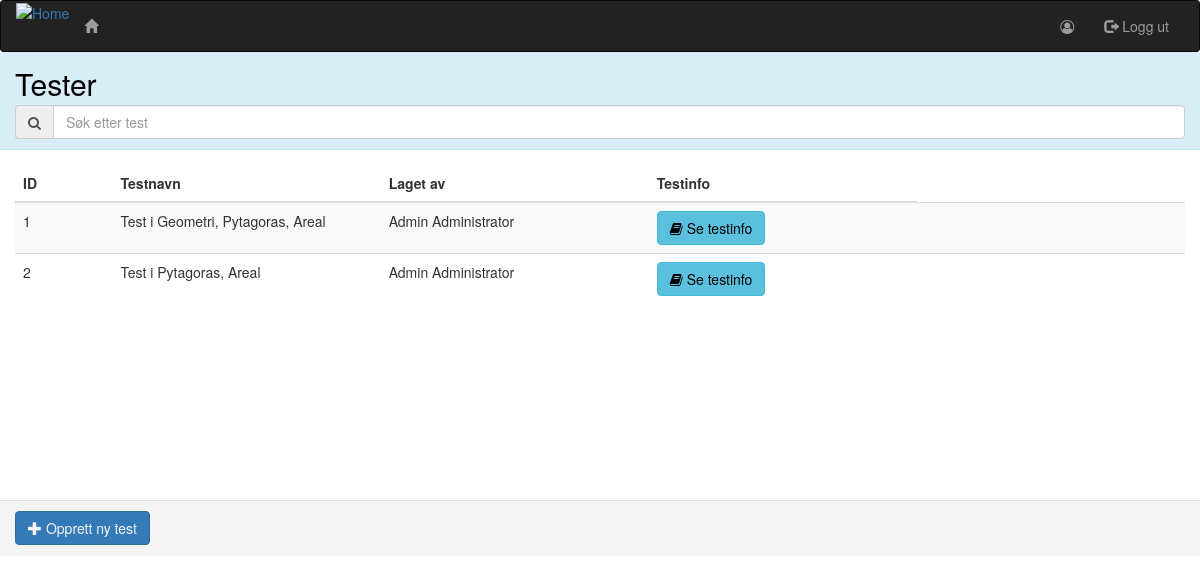
/matistikk/tester/, run on the app's committed database.
### maths/models.py (models this page shows, shortened)
class TaskCollection(models.Model):
    items = models.ManyToManyField(Item)
    test_name = models.CharField(max_length=100, verbose_name='test navn')
    author = models.ForeignKey(Person)

### administration/models.py (models this page shows, shortened)
class Person(AbstractUser):
    grades = models.ManyToManyField(Grade, default="", blank=True, verbose_name="klasse")
    SEX = [
        ("M", "Gutt"),
        ("F", "Jente")
    ]
    ROLE = [
        (1, "Elev"),
        (2, 'Lærer'),
        (3, 'Skoleadministrator'),
        (4, 'Administrator')
    ]
    sex = models.CharField(max_length=1, choices=SEX, verbose_name="kjønn", null=True)
    date_of_birth = models.DateField(max_length=8, verbose_name='Fødselsdato', null=True)
    role = models.IntegerField(choices=ROLE, default=1, verbose_name='brukertype')
    tests = models.ManyToManyField('maths.Test', blank=True, verbose_name='tester')
    class Meta:
        ordering = ['username']

### maths/views.py (the view)
# urls.py: url(r'tester/$', views.TaskCollectionListView.as_view(), name='taskCollectionList'),
class TaskCollectionListView(AdministratorCheck, generic.ListView):
    template_name = 'maths/taskCollection_list.html'
    model = TaskCollection

### maths/templates/maths/taskCollection_list.html (shortened to what this page needs)
{% extends 'matistikk/base.html' %}
{% block body %}
    <div class="panel panel-info">
        <div class="panel-heading">
            <h2>Tester</h2>
            <div class="input-group">
                    <span class="input-group-addon">
                            <i class="fa fa-search"></i>
                        </span>
                <input type="text" class="form-control" id="search"
                       onkeyup="testSearch('testtable')"
                       placeholder="Søk etter test">
            </div>
        </div>
        <div class="panel-body">
            <div class="tab-content">
                <table class="table table-hover table-striped table-responsive" id="testtable">
                    <thead>
                    <tr>
                        <th class="col-sm-1">ID</th>
                        <th>Testnavn</th>
                        <th>Laget av</th>
                        <th>Testinfo</th>
                    </tr>
                    </thead>
                    <tbody>
                    {% for test in object_list %}
                        <tr class="clickable-row"
                            data-href="{% url 'maths:taskCollectionDetail' test.id %}"
                            style="cursor: pointer">
                            <td>{{ test.id }}</td>
                            <td>{{ test.test_name }}</td>
                            <td>{{ test.author.get_full_name }}</td>
                            <td>
                                <button class="btn btn-info"><i class="fa fa-book" aria-hidden="true"></i> Se testinfo
                                </button>
                            </td>
                            <td></td>
                        </tr>
                    {% endfor %}
                    </tbody>
                </table>
            </div>
        </div>
        <div class="panel-footer">
            <a class="btn btn-primary" href="{% url 'maths:taskCollectionCreate' %}"><span
                    class="glyphicon glyphicon-plus"
                    aria-hidden="true"></span> Opprett ny test</a>
        </div>
    </div>
{% endblock %}

### administration/static/administration/style.css (style rules this page uses)
.tab-content { overflow: auto; max-height: 60vh; min-height: 40vh; }
p, h1, h2, h3, h4, h5, h6 { color: black; }
.btn { color: black; }
.btn-primary { color: whitesmoke; }
html, body { height: 100%; margin: 0px; padding: 0px; }
.col-xs-1, .col-sm-1, .col-md-1, .col-sm-1, .col-xs-2, .col-sm-2, .col-md-2, .col-sm-2, .col-xs-3, .col-sm-3, .col-md-3, .col-sm-3, .col-xs-4, .col-sm-4, .col-md-4, .col-sm-4, .col-xs-5, .col-sm-5, .col-md-5, .col-sm-5, .col-xs-6, .col-sm-6, .col-md-6, .col-sm-6, .col-xs-7, .col-sm-7, .col-md-7, .col-sm-7, .col-xs-8, .col-sm-8, .col-md-8, .col-sm-8, .col-xs-9, .col-sm-9, .col-md-9, .col-sm-9, .col-xs-10, .col-sm-10, .col-md-10, .col-sm-10, .col-xs-11, .col-sm-11, .col-md-11, .col-sm-11, .col-xs-12, .col-sm-12, .col-md-12, .col-sm-12 { position: relative; height: 100%; min-height: 1px; padding-right: 0; padding-left: 0; }
.panel { border: none; }
.table { width: 100%; max-width: 100%; margin-bottom: 20px; table-layout: fixed; }
.panel-heading h2 { margin-top: 5px; margin-bottom: 5px; }
.panel { margin-bottom: 0px; }

### data on the page
TaskCollection: id "1", test_name "Test i Geometri, Pytagoras, Areal", author.get_full_name "Admin Administrator"
TaskCollection: id "2", test_name "Test i Pytagoras, Areal", author.get_full_name "Admin Administrator"
